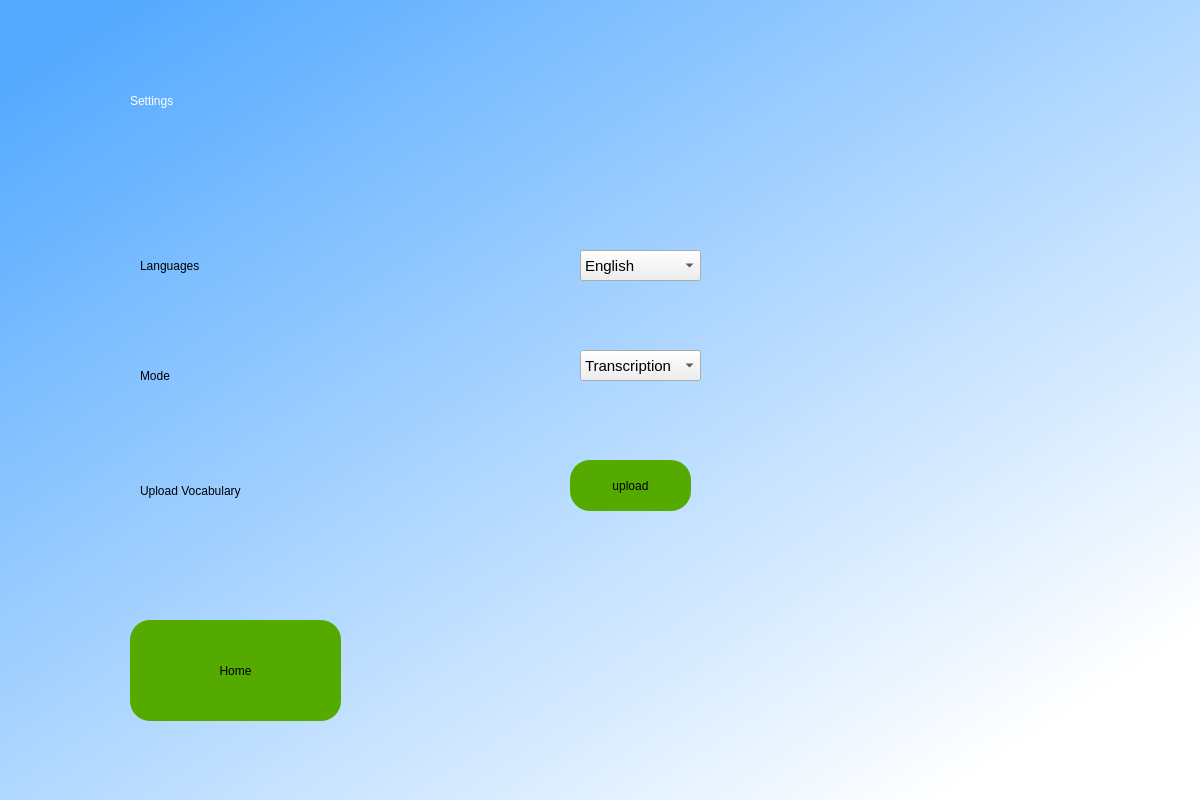
<?xml version="1.0" encoding="UTF-8"?>
<ui version="4.0">
 <class>Dialog</class>
 <widget class="QDialog" name="Dialog">
  <property name="geometry">
   <rect>
    <x>0</x>
    <y>0</y>
    <width>1200</width>
    <height>800</height>
   </rect>
  </property>
  <property name="windowTitle">
   <string>Dialog</string>
  </property>
  <widget class="QWidget" name="widget" native="true">
   <property name="geometry">
    <rect>
     <x>0</x>
     <y>0</y>
     <width>1201</width>
     <height>801</height>
    </rect>
   </property>
   <property name="styleSheet">
    <string notr="true">QWidget#widget{
background-color:qlineargradient(spread:pad, x1:0.0549451, y1:0.057, x2:0.884615, y2:0.896, stop:0 rgba(85, 170, 255, 255), stop:1 rgba(255, 255, 255, 255));}</string>
   </property>
   <widget class="QLabel" name="label">
    <property name="geometry">
     <rect>
      <x>130</x>
      <y>40</y>
      <width>761</width>
      <height>121</height>
     </rect>
    </property>
    <property name="styleSheet">
     <string notr="true">color: rgb(255, 255, 255);
font: 75 48pt &quot;MS Shell Dlg 2&quot;;</string>
    </property>
    <property name="text">
     <string>Settings</string>
    </property>
   </widget>
   <widget class="QLabel" name="label_2">
    <property name="geometry">
     <rect>
      <x>140</x>
      <y>240</y>
      <width>251</width>
      <height>51</height>
     </rect>
    </property>
    <property name="styleSheet">
     <string notr="true">color: rgb(0, 0, 0);
font: 75 24pt &quot;MS Shell Dlg 2&quot;;</string>
    </property>
    <property name="text">
     <string>Languages</string>
    </property>
   </widget>
   <widget class="QLabel" name="label_3">
    <property name="geometry">
     <rect>
      <x>140</x>
      <y>350</y>
      <width>221</width>
      <height>51</height>
     </rect>
    </property>
    <property name="styleSheet">
     <string notr="true">color: rgb(0, 0, 0);
font: 75 24pt &quot;MS Shell Dlg 2&quot;;</string>
    </property>
    <property name="text">
     <string>Mode</string>
    </property>
   </widget>
   <widget class="QLabel" name="label_4">
    <property name="geometry">
     <rect>
      <x>140</x>
      <y>440</y>
      <width>581</width>
      <height>101</height>
     </rect>
    </property>
    <property name="styleSheet">
     <string notr="true">color: rgb(0, 0, 0);
font: 75 24pt &quot;MS Shell Dlg 2&quot;;</string>
    </property>
    <property name="text">
     <string>Upload Vocabulary</string>
    </property>
   </widget>
   <widget class="QPushButton" name="home">
    <property name="geometry">
     <rect>
      <x>130</x>
      <y>620</y>
      <width>211</width>
      <height>101</height>
     </rect>
    </property>
    <property name="styleSheet">
     <string notr="true">border-radius:20px;
font: 75 18pt &quot;MS Shell Dlg 2&quot;;

background-color: rgb(85, 170, 0)</string>
    </property>
    <property name="text">
     <string>Home</string>
    </property>
   </widget>
   <widget class="QComboBox" name="lang_dropdown">
    <property name="geometry">
     <rect>
      <x>580</x>
      <y>250</y>
      <width>121</width>
      <height>31</height>
     </rect>
    </property>
    <property name="font">
     <font>
      <pointsize>11</pointsize>
     </font>
    </property>
    <item>
     <property name="text">
      <string>English</string>
     </property>
    </item>
    <item>
     <property name="text">
      <string>French</string>
     </property>
    </item>
   </widget>
   <widget class="QComboBox" name="mode_dropdown">
    <property name="geometry">
     <rect>
      <x>580</x>
      <y>350</y>
      <width>121</width>
      <height>31</height>
     </rect>
    </property>
    <property name="font">
     <font>
      <pointsize>11</pointsize>
     </font>
    </property>
    <item>
     <property name="text">
      <string>Transcription</string>
     </property>
    </item>
    <item>
     <property name="text">
      <string>Command</string>
     </property>
    </item>
   </widget>
   <widget class="QPushButton" name="upload">
    <property name="geometry">
     <rect>
      <x>570</x>
      <y>460</y>
      <width>121</width>
      <height>51</height>
     </rect>
    </property>
    <property name="styleSheet">
     <string notr="true">border-radius:20px;
font: 75 18pt &quot;MS Shell Dlg 2&quot;;

background-color: rgb(85, 170, 0)</string>
    </property>
    <property name="text">
     <string>upload</string>
    </property>
   </widget>
  </widget>
 </widget>
 <resources/>
 <connections/>
</ui>
